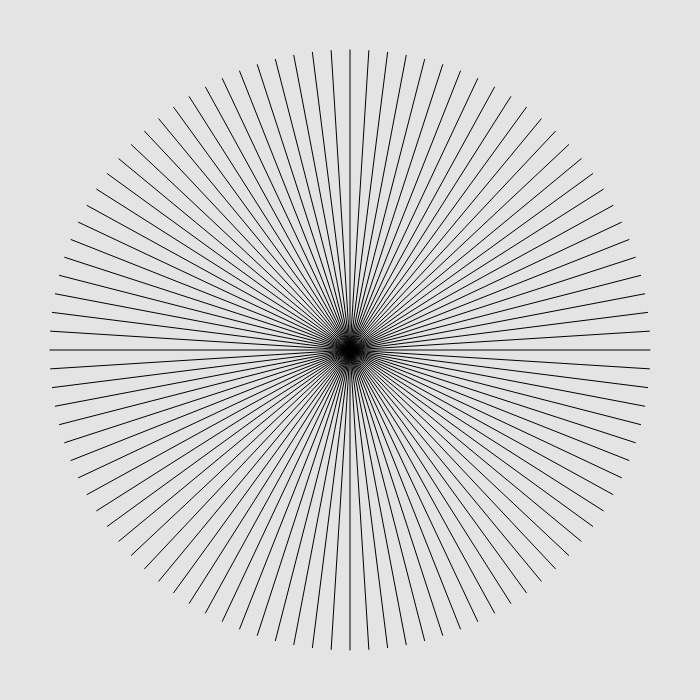
Frame 1 (no input)
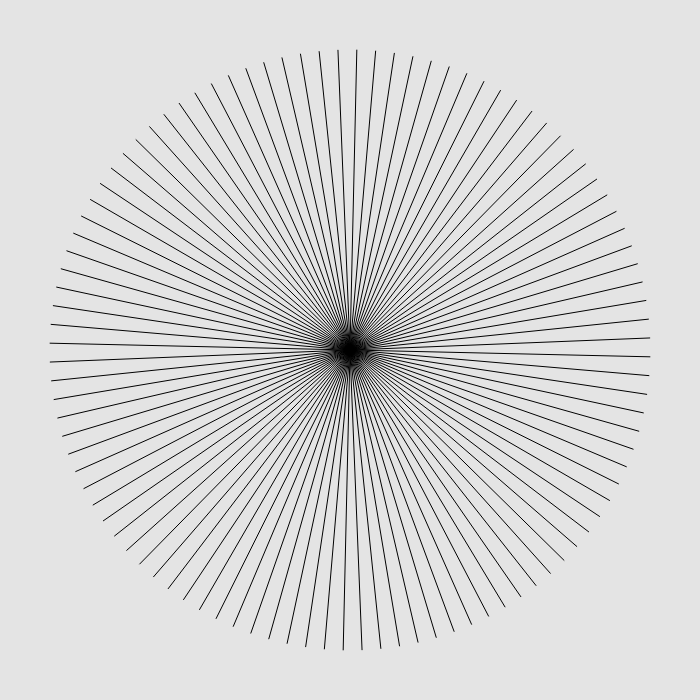
Frame 60 (no input)
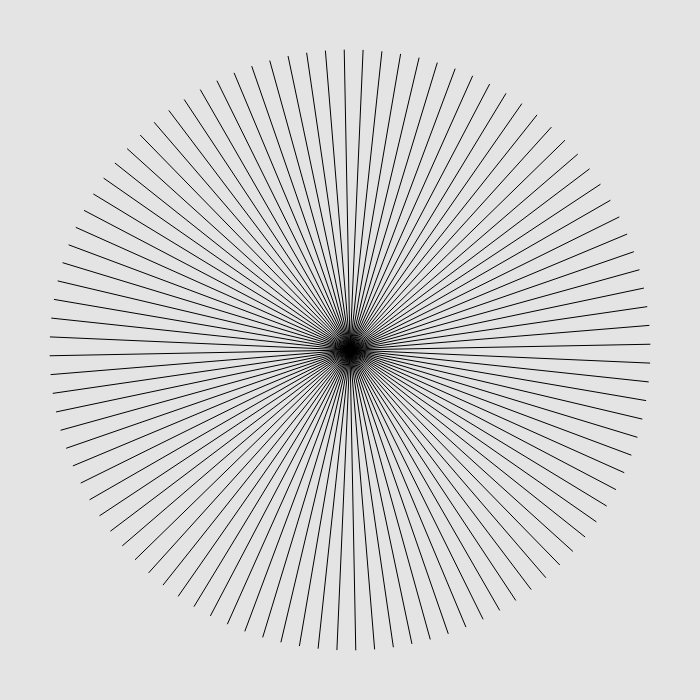
Frame 120 (the mouse pressed at the canvas centre since frame 60)

The p5.js sketch that drew these frames (run headless with seeded random() and noise() and a simulated clock; from frame 60 on, the mouse is pressed at the canvas centre):

// p5.js sketch
// ── sketch.js
var pointsPerCircle = 100;
var radius = 300;
var drehung = 0;

function setup() {
  createCanvas(700, 700);
  angleMode(DEGREES);
}

function draw() {
  background(228);
  for (var winkel = 0; winkel < 360; winkel = winkel + (360 / pointsPerCircle)) {
    var xpos = cos(winkel + drehung) * radius;
    var ypos = sin(winkel + drehung) * radius;
    line(width / 2, height / 2, (width / 2) + xpos, (height / 2) + ypos);
  }
  drehung = drehung - 0.1;
}
